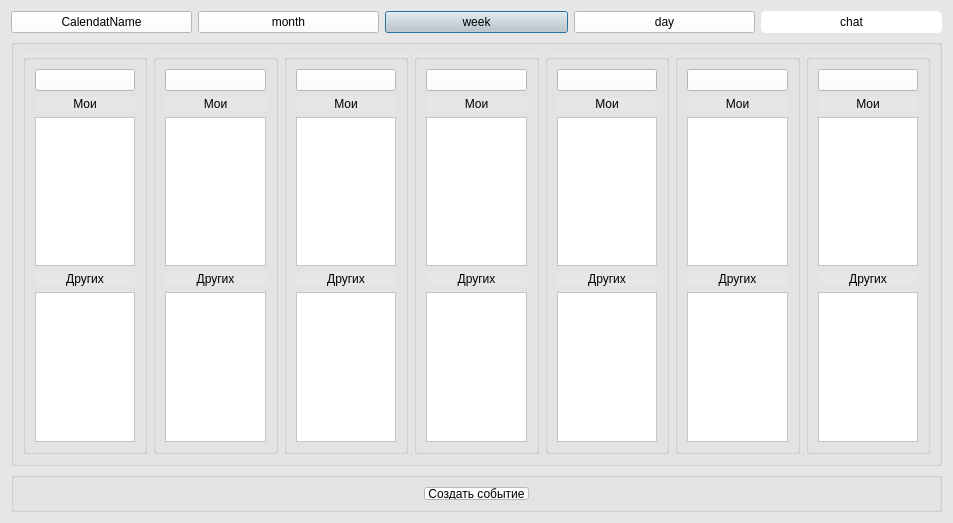
<?xml version="1.0" encoding="UTF-8"?>
<ui version="4.0">
 <class>WeekWindow</class>
 <widget class="QDialog" name="WeekWindow">
  <property name="geometry">
   <rect>
    <x>0</x>
    <y>0</y>
    <width>953</width>
    <height>523</height>
   </rect>
  </property>
  <property name="windowTitle">
   <string>Dialog</string>
  </property>
  <property name="styleSheet">
   <string notr="true">background: #E6E6E6;</string>
  </property>
  <layout class="QGridLayout" name="gridLayout_2">
   <item row="0" column="2">
    <widget class="QPushButton" name="pushButton_week">
     <property name="styleSheet">
      <string notr="true">background-color: #CCCCCC;</string>
     </property>
     <property name="text">
      <string>week</string>
     </property>
    </widget>
   </item>
   <item row="2" column="0" colspan="5">
    <widget class="QGroupBox" name="groupBox_2">
     <property name="maximumSize">
      <size>
       <width>16777215</width>
       <height>40</height>
      </size>
     </property>
     <property name="title">
      <string/>
     </property>
     <layout class="QGridLayout" name="gridLayout_3">
      <item row="0" column="1">
       <widget class="QPushButton" name="pushButton_8">
        <property name="styleSheet">
         <string notr="true">background-color: white;</string>
        </property>
        <property name="text">
         <string>Создать событие</string>
        </property>
       </widget>
      </item>
      <item row="0" column="0">
       <spacer name="horizontalSpacer">
        <property name="orientation">
         <enum>Qt::Horizontal</enum>
        </property>
        <property name="sizeHint" stdset="0">
         <size>
          <width>40</width>
          <height>20</height>
         </size>
        </property>
       </spacer>
      </item>
      <item row="0" column="2">
       <spacer name="horizontalSpacer_2">
        <property name="orientation">
         <enum>Qt::Horizontal</enum>
        </property>
        <property name="sizeHint" stdset="0">
         <size>
          <width>40</width>
          <height>20</height>
         </size>
        </property>
       </spacer>
      </item>
     </layout>
    </widget>
   </item>
   <item row="0" column="4">
    <widget class="QLabel" name="label">
     <property name="styleSheet">
      <string notr="true">border-radius: 5px;
background-color: white;</string>
     </property>
     <property name="text">
      <string>chat</string>
     </property>
     <property name="alignment">
      <set>Qt::AlignCenter</set>
     </property>
    </widget>
   </item>
   <item row="0" column="1">
    <widget class="QPushButton" name="pushButton_month">
     <property name="styleSheet">
      <string notr="true">background-color: white;</string>
     </property>
     <property name="text">
      <string>month</string>
     </property>
    </widget>
   </item>
   <item row="1" column="0" colspan="5">
    <widget class="QGroupBox" name="groupBox">
     <property name="title">
      <string/>
     </property>
     <layout class="QHBoxLayout" name="horizontalLayout_2">
      <item>
       <widget class="QGroupBox" name="groupBox_4">
        <property name="title">
         <string/>
        </property>
        <layout class="QVBoxLayout" name="verticalLayout">
         <item>
          <widget class="QPushButton" name="pushButton_1">
           <property name="styleSheet">
            <string notr="true">background-color: white;</string>
           </property>
           <property name="text">
            <string/>
           </property>
          </widget>
         </item>
         <item>
          <widget class="QLabel" name="label_2">
           <property name="text">
            <string>Мои</string>
           </property>
           <property name="alignment">
            <set>Qt::AlignCenter</set>
           </property>
          </widget>
         </item>
         <item>
          <widget class="QListWidget" name="listWidget_1">
           <property name="styleSheet">
            <string notr="true">background-color: white;</string>
           </property>
          </widget>
         </item>
         <item>
          <widget class="QLabel" name="label_3">
           <property name="text">
            <string>Других</string>
           </property>
           <property name="alignment">
            <set>Qt::AlignCenter</set>
           </property>
          </widget>
         </item>
         <item>
          <widget class="QListWidget" name="listWidget_1_1">
           <property name="styleSheet">
            <string notr="true">background-color: white;</string>
           </property>
          </widget>
         </item>
        </layout>
       </widget>
      </item>
      <item>
       <widget class="QGroupBox" name="groupBox_5">
        <property name="title">
         <string/>
        </property>
        <layout class="QVBoxLayout" name="verticalLayout_2">
         <item>
          <widget class="QPushButton" name="pushButton_2">
           <property name="styleSheet">
            <string notr="true">background-color: white;</string>
           </property>
           <property name="text">
            <string/>
           </property>
          </widget>
         </item>
         <item>
          <widget class="QLabel" name="label_4">
           <property name="text">
            <string>Мои</string>
           </property>
           <property name="alignment">
            <set>Qt::AlignCenter</set>
           </property>
          </widget>
         </item>
         <item>
          <widget class="QListWidget" name="listWidget_2">
           <property name="styleSheet">
            <string notr="true">background-color: white;</string>
           </property>
          </widget>
         </item>
         <item>
          <widget class="QLabel" name="label_5">
           <property name="text">
            <string>Других</string>
           </property>
           <property name="alignment">
            <set>Qt::AlignCenter</set>
           </property>
          </widget>
         </item>
         <item>
          <widget class="QListWidget" name="listWidget_2_2">
           <property name="styleSheet">
            <string notr="true">background-color: white;</string>
           </property>
          </widget>
         </item>
        </layout>
       </widget>
      </item>
      <item>
       <widget class="QGroupBox" name="groupBox_6">
        <property name="title">
         <string/>
        </property>
        <layout class="QVBoxLayout" name="verticalLayout_3">
         <item>
          <widget class="QPushButton" name="pushButton_3">
           <property name="styleSheet">
            <string notr="true">background-color: white;</string>
           </property>
           <property name="text">
            <string/>
           </property>
          </widget>
         </item>
         <item>
          <widget class="QLabel" name="label_6">
           <property name="text">
            <string>Мои</string>
           </property>
           <property name="alignment">
            <set>Qt::AlignCenter</set>
           </property>
          </widget>
         </item>
         <item>
          <widget class="QListWidget" name="listWidget_3">
           <property name="styleSheet">
            <string notr="true">background-color: white;</string>
           </property>
          </widget>
         </item>
         <item>
          <widget class="QLabel" name="label_7">
           <property name="text">
            <string>Других</string>
           </property>
           <property name="alignment">
            <set>Qt::AlignCenter</set>
           </property>
          </widget>
         </item>
         <item>
          <widget class="QListWidget" name="listWidget_3_3">
           <property name="styleSheet">
            <string notr="true">background-color: white;</string>
           </property>
          </widget>
         </item>
        </layout>
       </widget>
      </item>
      <item>
       <widget class="QGroupBox" name="groupBox_7">
        <property name="title">
         <string/>
        </property>
        <layout class="QVBoxLayout" name="verticalLayout_4">
         <item>
          <widget class="QPushButton" name="pushButton_4">
           <property name="styleSheet">
            <string notr="true">background-color: white;</string>
           </property>
           <property name="text">
            <string/>
           </property>
          </widget>
         </item>
         <item>
          <widget class="QLabel" name="label_8">
           <property name="text">
            <string>Мои</string>
           </property>
           <property name="alignment">
            <set>Qt::AlignCenter</set>
           </property>
          </widget>
         </item>
         <item>
          <widget class="QListWidget" name="listWidget_4">
           <property name="styleSheet">
            <string notr="true">background-color: white;</string>
           </property>
          </widget>
         </item>
         <item>
          <widget class="QLabel" name="label_9">
           <property name="text">
            <string>Других</string>
           </property>
           <property name="alignment">
            <set>Qt::AlignCenter</set>
           </property>
          </widget>
         </item>
         <item>
          <widget class="QListWidget" name="listWidget_4_4">
           <property name="styleSheet">
            <string notr="true">background-color: white;</string>
           </property>
          </widget>
         </item>
        </layout>
       </widget>
      </item>
      <item>
       <widget class="QGroupBox" name="groupBox_8">
        <property name="title">
         <string/>
        </property>
        <layout class="QVBoxLayout" name="verticalLayout_5">
         <item>
          <widget class="QPushButton" name="pushButton_5">
           <property name="styleSheet">
            <string notr="true">background-color: white;</string>
           </property>
           <property name="text">
            <string/>
           </property>
          </widget>
         </item>
         <item>
          <widget class="QLabel" name="label_10">
           <property name="text">
            <string>Мои</string>
           </property>
           <property name="alignment">
            <set>Qt::AlignCenter</set>
           </property>
          </widget>
         </item>
         <item>
          <widget class="QListWidget" name="listWidget_5">
           <property name="styleSheet">
            <string notr="true">background-color: white;</string>
           </property>
          </widget>
         </item>
         <item>
          <widget class="QLabel" name="label_11">
           <property name="text">
            <string>Других</string>
           </property>
           <property name="alignment">
            <set>Qt::AlignCenter</set>
           </property>
          </widget>
         </item>
         <item>
          <widget class="QListWidget" name="listWidget_5_5">
           <property name="styleSheet">
            <string notr="true">background-color: white;</string>
           </property>
          </widget>
         </item>
        </layout>
       </widget>
      </item>
      <item>
       <widget class="QGroupBox" name="groupBox_9">
        <property name="title">
         <string/>
        </property>
        <layout class="QVBoxLayout" name="verticalLayout_6">
         <item>
          <widget class="QPushButton" name="pushButton_6">
           <property name="styleSheet">
            <string notr="true">background-color: white;</string>
           </property>
           <property name="text">
            <string/>
           </property>
          </widget>
         </item>
         <item>
          <widget class="QLabel" name="label_12">
           <property name="text">
            <string>Мои</string>
           </property>
           <property name="alignment">
            <set>Qt::AlignCenter</set>
           </property>
          </widget>
         </item>
         <item>
          <widget class="QListWidget" name="listWidget_6">
           <property name="styleSheet">
            <string notr="true">background-color: white;</string>
           </property>
          </widget>
         </item>
         <item>
          <widget class="QLabel" name="label_13">
           <property name="text">
            <string>Других</string>
           </property>
           <property name="alignment">
            <set>Qt::AlignCenter</set>
           </property>
          </widget>
         </item>
         <item>
          <widget class="QListWidget" name="listWidget_6_6">
           <property name="styleSheet">
            <string notr="true">background-color: white;</string>
           </property>
          </widget>
         </item>
        </layout>
       </widget>
      </item>
      <item>
       <widget class="QGroupBox" name="groupBox_10">
        <property name="title">
         <string/>
        </property>
        <layout class="QVBoxLayout" name="verticalLayout_7">
         <item>
          <widget class="QPushButton" name="pushButton_7">
           <property name="styleSheet">
            <string notr="true">background-color: white;</string>
           </property>
           <property name="text">
            <string/>
           </property>
          </widget>
         </item>
         <item>
          <widget class="QLabel" name="label_14">
           <property name="text">
            <string>Мои</string>
           </property>
           <property name="alignment">
            <set>Qt::AlignCenter</set>
           </property>
          </widget>
         </item>
         <item>
          <widget class="QListWidget" name="listWidget_7">
           <property name="styleSheet">
            <string notr="true">background-color: white;</string>
           </property>
          </widget>
         </item>
         <item>
          <widget class="QLabel" name="label_15">
           <property name="text">
            <string>Других</string>
           </property>
           <property name="alignment">
            <set>Qt::AlignCenter</set>
           </property>
          </widget>
         </item>
         <item>
          <widget class="QListWidget" name="listWidget_7_7">
           <property name="styleSheet">
            <string notr="true">background-color: white;</string>
           </property>
          </widget>
         </item>
        </layout>
       </widget>
      </item>
     </layout>
    </widget>
   </item>
   <item row="0" column="3">
    <widget class="QPushButton" name="pushButton_day">
     <property name="styleSheet">
      <string notr="true">background-color: white;</string>
     </property>
     <property name="text">
      <string>day</string>
     </property>
    </widget>
   </item>
   <item row="0" column="0">
    <widget class="QPushButton" name="pushButton_calendarName">
     <property name="styleSheet">
      <string notr="true">background-color: white;</string>
     </property>
     <property name="text">
      <string>CalendatName</string>
     </property>
    </widget>
   </item>
  </layout>
 </widget>
 <tabstops>
  <tabstop>pushButton_8</tabstop>
  <tabstop>pushButton_calendarName</tabstop>
  <tabstop>pushButton_month</tabstop>
  <tabstop>pushButton_day</tabstop>
  <tabstop>pushButton_week</tabstop>
 </tabstops>
 <resources/>
 <connections/>
</ui>
